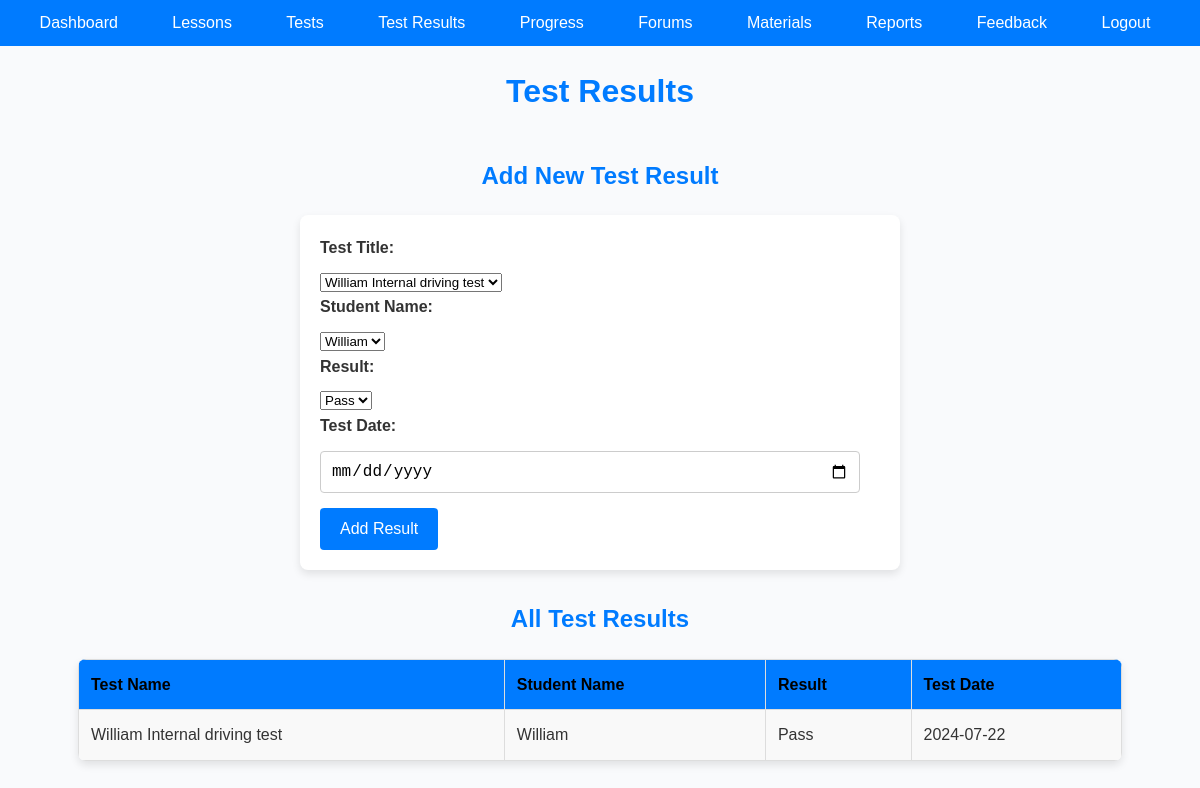
The page /driving_lessons_system_final/test_results.php (signed in) on the database its author committed.
### tables this page shows
CREATE TABLE IF NOT EXISTS `testresults` (
  `result_id` int NOT NULL AUTO_INCREMENT,
  `test_id` int DEFAULT NULL,
  `user_id` int DEFAULT NULL,
  `test_date` date DEFAULT NULL,
  `result` enum('Pass','Fail') NOT NULL,
  PRIMARY KEY (`result_id`),
  KEY `user_id` (`user_id`),
  KEY `test_id` (`test_id`)
);

CREATE TABLE IF NOT EXISTS `tests` (
  `test_id` int NOT NULL AUTO_INCREMENT,
  `test_name` varchar(100) NOT NULL,
  `created_at` timestamp NULL DEFAULT CURRENT_TIMESTAMP,
  `user_id` int DEFAULT NULL,
  `test_date` datetime DEFAULT NULL,
  `location` enum('Northern District','Southern District','Center District','Haifa District','Tel Aviv District','Jerusalem District') DEFAULT NULL,
  `student_name` varchar(100) DEFAULT NULL,
  `tester_name` varchar(20) NOT NULL,
  `price` int NOT NULL,
  PRIMARY KEY (`test_id`),
  KEY `user_id` (`user_id`)
);

CREATE TABLE IF NOT EXISTS `users` (
  `user_id` int NOT NULL AUTO_INCREMENT,
  `username` varchar(50) NOT NULL,
  `password` varchar(255) NOT NULL,
  `full_name` varchar(100) DEFAULT NULL,
  `email` varchar(100) DEFAULT NULL,
  `role_id` int DEFAULT NULL,
  `created_at` timestamp NULL DEFAULT CURRENT_TIMESTAMP,
  `status` enum('pending','approved','rejected') DEFAULT 'pending',
  `driving_license_number` varchar(50) DEFAULT NULL,
  PRIMARY KEY (`user_id`),
  UNIQUE KEY `username` (`username`),
  UNIQUE KEY `email` (`email`),
  KEY `role_id` (`role_id`)
);

### driving_lessons_system_final/test_results.php (the view, shortened to what this page needs)
<?php
include('config.php');
$user_id = $_SESSION['user_id'];
$role_id = $_SESSION['role_id'];
if ($role_id == 3) {
    $stmt = $conn->prepare("
        SELECT
            tr.result_id,
            tr.result,
            tr.test_date,
            t.test_name
        FROM
            testresults tr
        JOIN
            tests t ON tr.test_id = t.test_id
        WHERE
            tr.user_id = ?
        ORDER BY
            tr.test_date DESC");
    $stmt->bind_param("i", $user_id);
} else if ($role_id == 2) {
    $stmt = $conn->prepare("
        SELECT
            tr.result_id,
            tr.result,
            tr.test_date,
            t.test_name,
            u.username
        FROM
            testresults tr
        JOIN
            tests t ON tr.test_id = t.test_id
        JOIN
            users u ON tr.user_id = u.user_id
        WHERE
            t.user_id = ?
        ORDER BY
            tr.test_date DESC");
    $stmt->bind_param("i", $user_id);
} else if ($role_id == 1) {
    $stmt = $conn->prepare("
        SELECT
            tr.result_id,
            tr.result,
            tr.test_date,
            t.test_name,
            u.username
        FROM
            testresults tr
        JOIN
            tests t ON tr.test_id = t.test_id
        JOIN
            users u ON tr.user_id = u.user_id
        ORDER BY
            tr.test_date DESC");
}
$stmt->execute();
$result = $stmt->get_result();
if ($role_id == 2) {
    $tests = $conn->query("SELECT test_id, test_name FROM tests WHERE user_id = $user_id");
    $users = $conn->query("SELECT user_id, username FROM users WHERE role_id = 3");
}
?>
<!DOCTYPE html>
<html>
<head>
    <link rel="stylesheet" type="text/css" href="style.css">
</head>
<body>
<nav>
<ul>
<li><a href="dashboard.php">Dashboard</a></li>
            <?php if ($role_id != 3):?>
                <li><a href="schedule_lesson.php">Lessons</a></li>
            <?php endif; ?>
            <?php if ($role_id != 3):?>
            <li><a href="schedule_test.php">Tests</a></li>
            <li><a href="test_results.php">Test Results</a></li>
            <?php endif; ?>
            <?php if ($role_id != 1 && $role_id != 3):  ?>
                <li><a href="progress.php">Progress</a></li>
            <?php endif; ?>
            <li><a href="forum.php">Forums</a></li>
            <li><a href="upload_materials.php">Materials</a></li>
            <?php if ($role_id != 1):  ?>
                <li><a href="reports.php">Reports</a></li>
            <?php endif; ?>
            <li><a href="feedback.php">Feedback</a></li>
            <li><a href="logout.php">Logout</a></li>
        </ul>
</nav>
<header>
    <h1>Test Results</h1>
</header>
<div class="container">
    <?php if ($role_id == 2): ?>
        <h2>Add New Test Result</h2>
        <form method="post" action="">
            <label for="test_id">Test Title:</label>
            <select name="test_id" id="test_id" required>
                <?php while($test = $tests->fetch_assoc()): ?>
                    <option value="<?= $test['test_id'] ?>"><?= $test['test_name'] ?></option>
                <?php endwhile; ?>
            </select><br>
            <label for="user_id">Student Name:</label>
            <select name="user_id" id="user_id" required>
                <?php while($user = $users->fetch_assoc()): ?>
                    <option value="<?= $user['user_id'] ?>"><?= $user['username'] ?></option>
                <?php endwhile; ?>
            </select><br>
            <label for="result">Result:</label>
            <select name="result" id="result" required>
                <option value="Pass">Pass</option>
            </select><br>
            <label for="test_date">Test Date:</label>
            <input type="date" name="test_date" id="test_date" required><br>
            <input type="submit" value="Add Result">
        </form>
    <?php endif; ?>
    <h2><?php echo ($role_id == 2 || $role_id == 1) ? 'All Test Results' : 'Your Test Results'; ?></h2>
    <table>
        <tr>
            <th>Test Name</th>
            <?php if ($role_id == 2 || $role_id == 1): ?>
                <th>Student Name</th>
            <?php endif; ?>
            <th>Result</th>
            <th>Test Date</th>
        </tr>
        <?php
        if ($result->num_rows > 0) {
            while($row = $result->fetch_assoc()) {
                echo "<tr>";
                echo "<td>" . htmlspecialchars($row['test_name']) . "</td>";
                if ($role_id == 2 || $role_id == 1) {
                    echo "<td>" . htmlspecialchars($row['username']) . "</td>";
                }
                echo "<td>" . htmlspecialchars($row['result']) . "</td>";
                echo "<td>" . htmlspecialchars($row['test_date']) . "</td>";
                echo "</tr>";
            }
        } else {
            echo "<tr><td colspan='" . (($role_id == 2 || $role_id == 1) ? 4 : 3) . "'>No test results found.</td></tr>";
        }
        ?>
    </table>
</div>
</body>
</html>

### driving_lessons_system_final/style.css (style rules this page uses)
* { margin: 0; padding: 0; box-sizing: border-box; }
body { font-family: 'Arial', sans-serif; line-height: 1.6; background-color: #f9fafc; color: #333; margin: 0; padding: 0; }
.container { max-width: 1200px; margin: 0 auto; padding: 20px; }
h1, h2, h3 { text-align: center; margin-bottom: 20px; color: #007bff; font-weight: bold; }
nav ul { list-style-type: none; padding: 0; text-align: center; background-color: #007bff; margin-bottom: 20px; }
nav ul li { display: inline-block; margin-right: 10px; }
nav ul li a { text-decoration: none; color: #fff; padding: 10px 20px; display: block; border-radius: 4px; transition: background-color 0.3s ease, transform 0.3s ease; }
form { background-color: #fff; padding: 20px; border-radius: 8px; box-shadow: 0 4px 8px rgba(0,0,0,0.1); max-width: 600px; margin: 20px auto; margin-bottom: 30px; }
label { display: block; margin-bottom: 8px; color: #333; font-weight: bold; }
textarea, input[type="text"], input[type="email"], input[type="password"], input[type="select"], input[type="date"] { width: calc(100% - 20px); padding: 10px; margin-top: 5px; margin-bottom: 15px; border: 1px solid #ccc; border-radius: 4px; font-size: 16px; transition: border-color 0.3s ease; }
button[type="submit"], button[value="add result"], button[value="add progress"], input[type="submit"] { background-color: #007bff; color: #fff; border: none; padding: 12px 20px; cursor: pointer; border-radius: 4px; font-size: 16px; transition: background-color 0.3s ease, transform 0.3s ease; }
table { width: 90%; border-collapse: collapse; margin: 20px auto; border-radius: 8px; overflow: hidden; box-shadow: 0 4px 8px rgba(0,0,0,0.1); }
table th, table td { border: 1px solid #ddd; padding: 12px; text-align: left; transition: background-color 0.3s ease; }
table th { background-color: #007bff; color:black; font-weight: bold; }
table tr:nth-child(even) { background-color: #f9f9f9; }

### rows shown on the page
testresults: test.test_name "William Internal driving test", user.username "William", result "Pass", test_date "2024-07-22"

### other values the page prints
form field test_id "William Internal driving test"
form field user_id "William"
